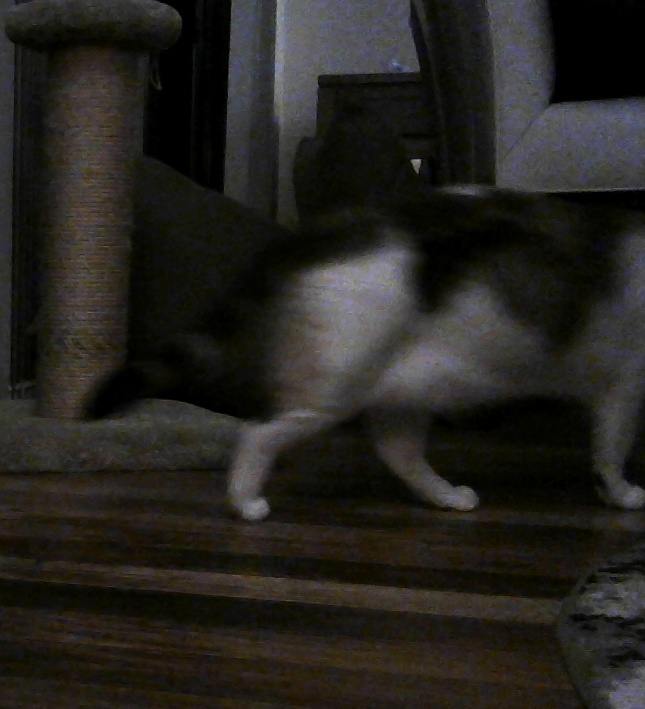
#> input picture catImages/image1183.jpg, 645 x 709 px, given in place of the camera
$ python openCV19-HW.py
#> lines starting #> are read from the running program, lines starting #| are printed output that depends on the picture; after the words box and inside, x2 and y2 are one past the last pixel; in counts of white or black regions, pixels touching at a corner belong together
from adafruit_servokit import ServoKit
myKit=ServoKit(channels=16)
panAngle=90
tiltAngle=90
myKit.servo[0].angle=panAngle
myKit.servo[1].angle=tiltAngle

import cv2
import numpy as np

def nothing(x):
    pass

cv2.namedWindow('Trackbars')
cv2.moveWindow('Trackbars',1550,0)

cv2.createTrackbar('hueLow' ,'Trackbars', 80,179,nothing)
cv2.createTrackbar('hueHigh','Trackbars',158,179,nothing)
cv2.createTrackbar('hue2Low' ,'Trackbars', 50,179,nothing)
cv2.createTrackbar('hue2High','Trackbars',10,179,nothing)
cv2.createTrackbar('satLow' ,'Trackbars',77,255,nothing)
cv2.createTrackbar('satHigh','Trackbars',222,255,nothing)
cv2.createTrackbar('valLow' ,'Trackbars',100,255,nothing)
cv2.createTrackbar('valHigh','Trackbars',255,255,nothing)


dispW=640 #1280
dispH=480 #960
dispCentreX = dispW/2
dispCentreY = dispH/2
angleOfViewH = 78 # degrees
cam=cv2.VideoCapture(0)
cam.set(cv2.CAP_PROP_FRAME_WIDTH,dispW)
cam.set(cv2.CAP_PROP_FRAME_HEIGHT,dispH)
while True:
    ret, frame=cam.read()
#> frame is the input picture: shape (709, 645, 3); mean B, G, R 30.6, 34.9, 37
    hsv=cv2.cvtColor(frame,cv2.COLOR_BGR2HSV)
#> hsv: shape (709, 645, 3); mean H, S, V 40.1, 83.5, 38.3

    hueLow =cv2.getTrackbarPos('hueLow' ,'Trackbars')
    hueHigh=cv2.getTrackbarPos('hueHigh','Trackbars')
    hue2Low =cv2.getTrackbarPos('hue2Low' ,'Trackbars')
    hue2High=cv2.getTrackbarPos('hue2High','Trackbars')
    satLow =cv2.getTrackbarPos('satLow' ,'Trackbars')
    satHigh=cv2.getTrackbarPos('satHigh','Trackbars')
    valLow =cv2.getTrackbarPos('valLow' ,'Trackbars')
    valHigh=cv2.getTrackbarPos('valHigh','Trackbars')
    l_b=np.array([hueLow ,satLow ,valLow ])
    u_b=np.array([hueHigh,satHigh,valHigh])
    l_b2=np.array([hue2Low ,satLow ,valLow ])
    u_b2=np.array([hue2High,satHigh,valHigh])

    FGMask=cv2.inRange(hsv,l_b,u_b)
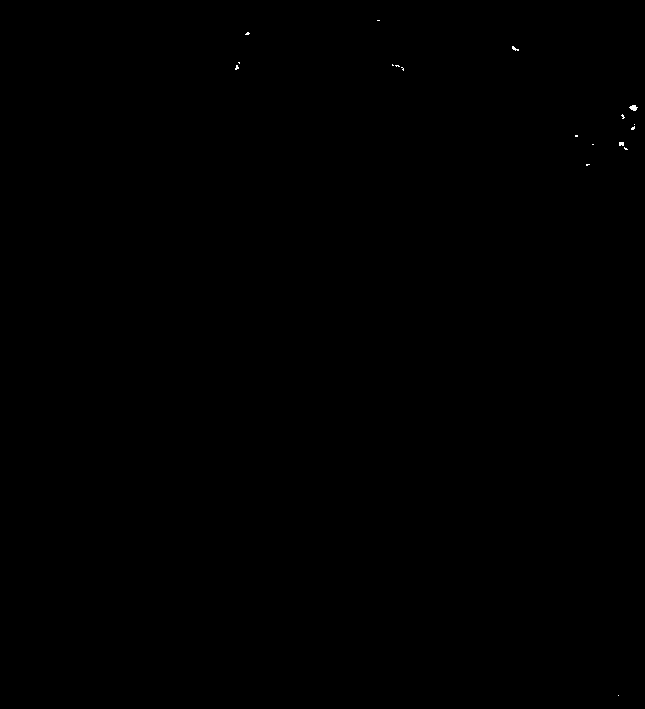
#> FGMask: shape (709, 645); 0.04% white in thin lines or dots, all inside (x1, y1, x2, y2) = (235, 20, 638, 696)
    FGMask2=cv2.inRange(hsv,l_b2,u_b2)
#> FGMask2: shape (709, 645); every value is 0
    FGMaskComp=cv2.add(FGMask,FGMask2)
    cv2.imshow('FGMaskComp',FGMaskComp)
    cv2.moveWindow('FGMaskComp',0,530)

    contours,heirachy=cv2.findContours(FGMaskComp,cv2.RETR_EXTERNAL,cv2.CHAIN_APPROX_SIMPLE)
#> contours = 18 contours, 17 with area under 20; largest, box (x1, y1, x2, y2) and area: (629, 105, 638, 111) 25
    contoursSorted = sorted(contours, key=lambda x: cv2.contourArea(x),reverse=True)
#> contoursSorted has the same summary as contours
    count=0
    for cnt in contoursSorted:
        count=count+1
#> this loop made 18 passes
#> cnt on passes 9, 13, 14, 15, 16, 17, 18: [[575, 135], [575, 136], [577, 136], [577, 135]], [[392, 64], [392, 65], [393, 65]], [[238, 62], [239, 63], [239, 62]], [[618, 695]], [[592, 144], [593, 144]], [[634, 124]], [[377, 20], [379, 20]]
#> after the loop, count = 18
    if count>=1:
        cnt=contoursSorted[0]
#> cnt = contour of 14 points, box (x1, y1, x2, y2) (629, 105, 638, 111), area 25
        area=cv2.contourArea(cnt)
#> area = 25
        if area>=50:
            (x,y,w,h)=cv2.boundingRect(cnt)
            cv2.rectangle(frame,(x,y),(x+w,y+h),(0,0,255),3)
            centreX = x+w/2
            centreY = y+h/2
            moveX = dispCentreX - centreX
            moveY = dispCentreY - centreY
            panAngle =panAngle  + moveX/50
            tiltAngle=tiltAngle - moveY/50
            panAngle =min(180,max(0,panAngle))
            tiltAngle=min(180,max(0,tiltAngle))
            myKit.servo[0].angle=panAngle
            myKit.servo[1].angle=tiltAngle


    cv2.imshow('nanoCam',frame)
    cv2.moveWindow('nanoCam',0,0)

    if cv2.waitKey(1)==ord('q'):
#> (key q is pressed here)
        break
cam.release()
cv2.destroyAllWindows()

$ run again, on catImages/image1212.jpg
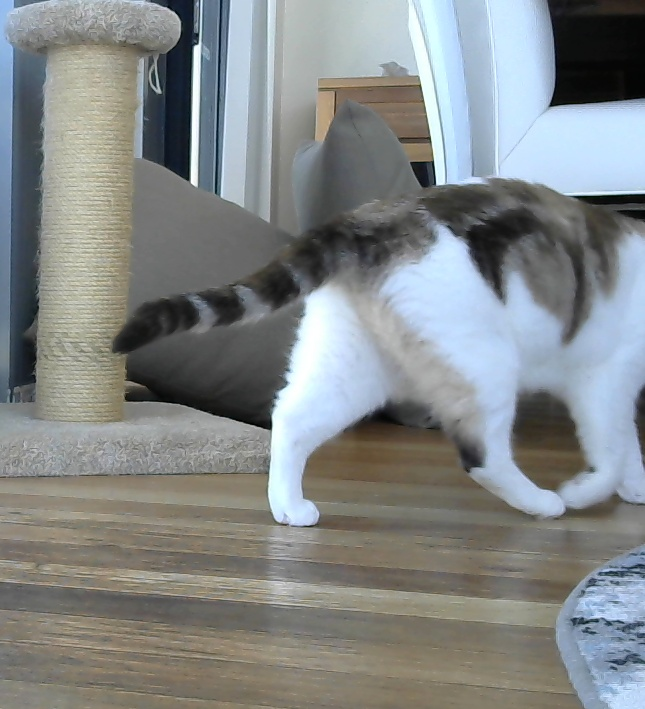
#> input picture catImages/image1212.jpg, 645 x 709 px, given in place of the camera
#> frame is the input picture: shape (709, 645, 3); mean B, G, R 136.2, 135.8, 131.5
#> hsv: shape (709, 645, 3); mean H, S, V 58.3, 35.7, 144.4
#> `FGMask=cv2.inRange(hsv,l_b,u_b)`:
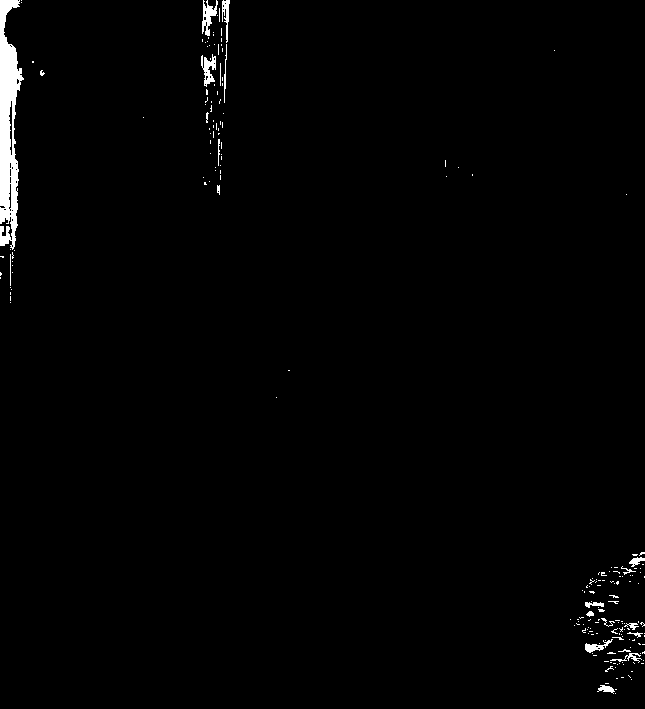
#> FGMask: shape (709, 645); 1.3% white; 205 white regions (184 under 20 px)
#> FGMask2: shape (709, 645); every value is 0
#> contours = 205 contours, 194 with area under 20; largest, box (x1, y1, x2, y2) and area: (0, 0, 24, 250) 3314, (202, 0, 218, 36) 220, (201, 54, 216, 87) 200, (585, 639, 613, 653) 116, (222, 0, 230, 43) 105
#> contoursSorted has the same summary as contours
#> the loop `for cnt in contoursSorted:` made 205 passes
#> cnt on passes 27, 31, 36: [[206, 89], [206, 94], [207, 94], [207, 90]], [[632, 554], [633, 555], [636, 555], [637, 554]], [[0, 272], [0, 275], [1, 274], [1, 273]]
#> after the loop `for cnt in contoursSorted:`: count = 205
#> `cnt=contoursSorted[0]`: cnt = contour of 220 points, box (x1, y1, x2, y2) (0, 0, 24, 250), area 3314
#> area = 3313.5
#> x = 0; w = 24; h = 250
#> `cv2.rectangle(frame,(x,y),(x+w,y+h),(0,0,255),3)`:
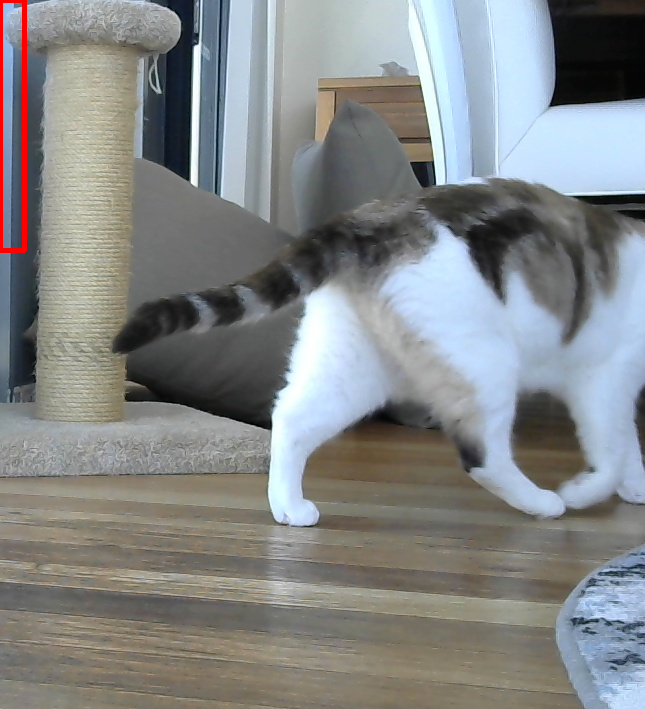
#> frame: shape (709, 645, 3); 0.48% of pixels changed, all inside (x1, y1, x2, y2) = (0, 0, 27, 253)
#> centreX = 12
#> centreY = 125
#> moveX = 308
#> moveY = 115
#> panAngle = 96.16
#> tiltAngle = 87.7

$ run again, on catImages/image1321.jpg
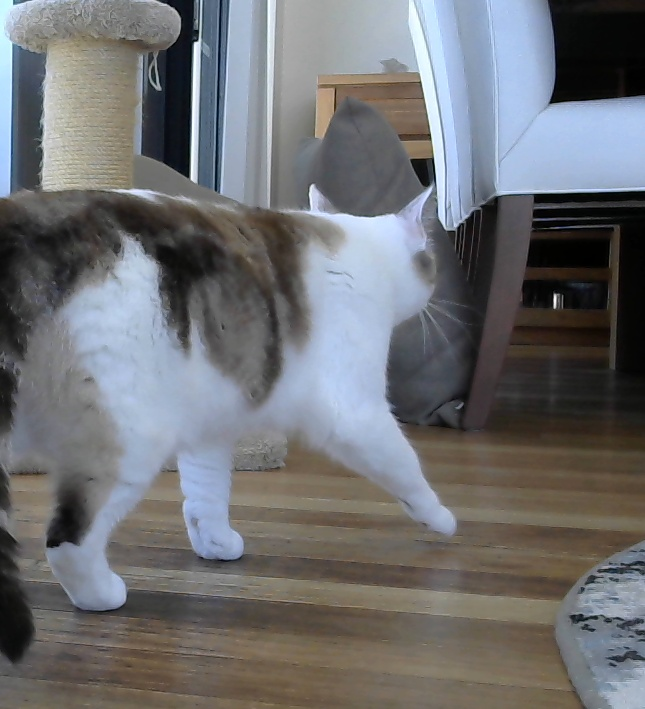
#> input picture catImages/image1321.jpg, 645 x 709 px, given in place of the camera
#> frame is the input picture: shape (709, 645, 3); mean B, G, R 114.3, 111.5, 110.4
#> hsv: shape (709, 645, 3); mean H, S, V 63.4, 44.4, 122.9
#> `FGMask=cv2.inRange(hsv,l_b,u_b)`:
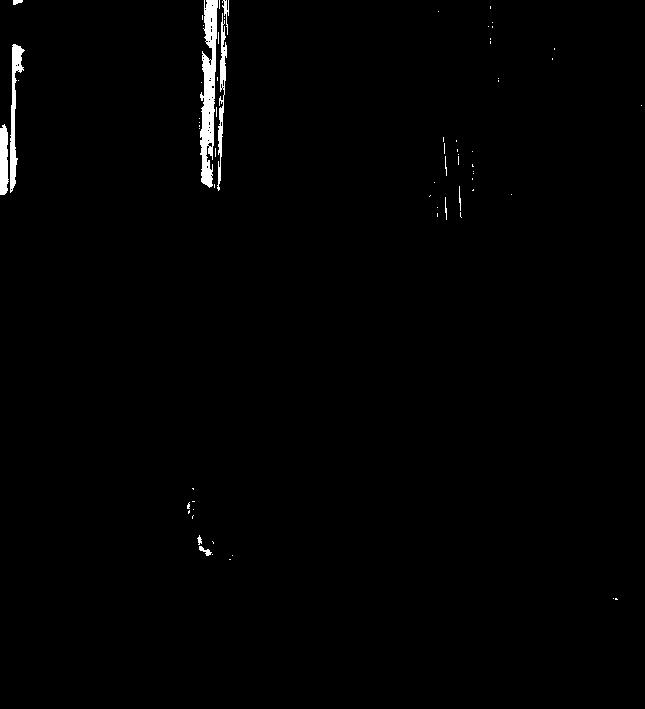
#> FGMask: shape (709, 645); 0.99% white; 68 white regions (57 under 20 px)
#> FGMask2: shape (709, 645); every value is 0
#> contours = 68 contours, 61 with area under 20; largest, box (x1, y1, x2, y2) and area: (200, 0, 218, 188) 1858, (10, 44, 25, 193) 675, (0, 124, 9, 195) 452, (217, 13, 227, 191) 422, (199, 546, 212, 556) 38, (222, 0, 229, 35) 36, (13, 0, 23, 5) 24
#> contoursSorted has the same summary as contours
#> the loop `for cnt in contoursSorted:` made 68 passes
#> cnt on passes 12, 14, 15, 16, 17, 18, 19, 20: [[189, 510], [188, 511], [188, 513], [189, 512]], [[615, 598], [615, 599], [617, 599], [616, 598]], [[192, 488], [193, 489], [193, 488]], [[473, 189], [472, 190], [473, 190]], [[472, 164], [472, 166], [473, 166], [472, 165]], [[613, 598]], [[229, 559], [230, 559]], [[232, 555]]
#> after the loop `for cnt in contoursSorted:`: count = 68
#> `cnt=contoursSorted[0]`: cnt = contour of 174 points, box (x1, y1, x2, y2) (200, 0, 218, 188), area 1858
#> area = 1858.5
#> x = 200; y = 0; w = 18; h = 188
#> `cv2.rectangle(frame,(x,y),(x+w,y+h),(0,0,255),3)`:
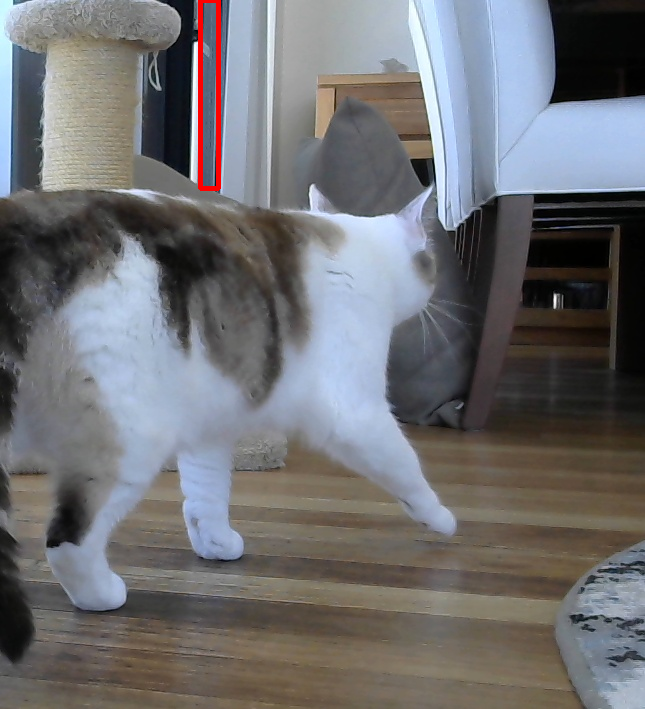
#> frame: shape (709, 645, 3); 0.44% of pixels changed, all inside (x1, y1, x2, y2) = (198, 0, 221, 191)
#> centreX = 209
#> centreY = 94
#> moveX = 111
#> moveY = 146
#> panAngle = 92.22
#> tiltAngle = 87.08
